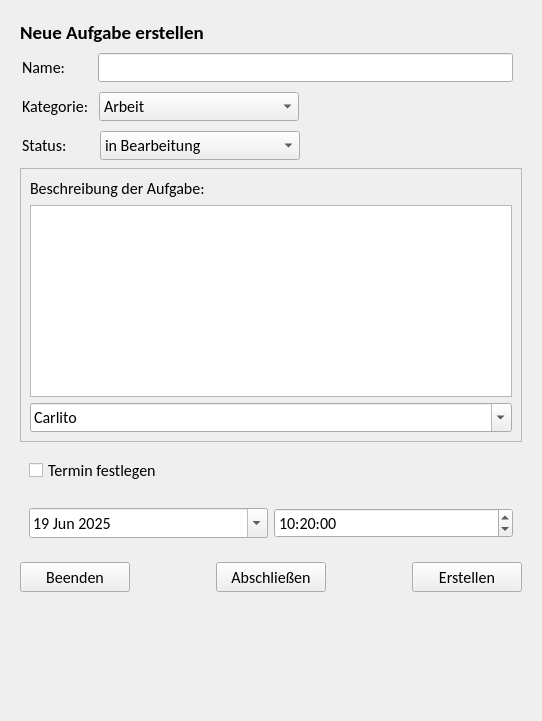
<?xml version="1.0" encoding="UTF-8"?>
<ui version="4.0">
 <class>frm_new_task</class>
 <widget class="QWidget" name="frm_new_task">
  <property name="geometry">
   <rect>
    <x>0</x>
    <y>0</y>
    <width>542</width>
    <height>721</height>
   </rect>
  </property>
  <property name="windowTitle">
   <string>Neue Aufgabe erstellen</string>
  </property>
  <layout class="QVBoxLayout" name="verticalLayout_3">
   <item>
    <widget class="QWidget" name="wg_main_new_task" native="true">
     <property name="sizePolicy">
      <sizepolicy hsizetype="Minimum" vsizetype="Preferred">
       <horstretch>0</horstretch>
       <verstretch>0</verstretch>
      </sizepolicy>
     </property>
     <property name="minimumSize">
      <size>
       <width>0</width>
       <height>0</height>
      </size>
     </property>
     <property name="maximumSize">
      <size>
       <width>550</width>
       <height>16777215</height>
      </size>
     </property>
     <layout class="QVBoxLayout" name="verticalLayout_2">
      <item>
       <widget class="QLabel" name="lb_new_task">
        <property name="font">
         <font>
          <family>Calibri</family>
          <pointsize>14</pointsize>
          <bold>true</bold>
         </font>
        </property>
        <property name="text">
         <string>Neue Aufgabe erstellen</string>
        </property>
        <property name="alignment">
         <set>Qt::AlignmentFlag::AlignLeading|Qt::AlignmentFlag::AlignLeft|Qt::AlignmentFlag::AlignVCenter</set>
        </property>
       </widget>
      </item>
      <item>
       <widget class="QWidget" name="wg_title" native="true">
        <property name="font">
         <font>
          <family>Calibri</family>
          <pointsize>12</pointsize>
         </font>
        </property>
        <layout class="QFormLayout" name="formLayout">
         <property name="horizontalSpacing">
          <number>33</number>
         </property>
         <property name="verticalSpacing">
          <number>2</number>
         </property>
         <property name="leftMargin">
          <number>2</number>
         </property>
         <property name="topMargin">
          <number>2</number>
         </property>
         <property name="bottomMargin">
          <number>2</number>
         </property>
         <item row="0" column="0">
          <widget class="QLabel" name="lb_title">
           <property name="text">
            <string>Name:</string>
           </property>
          </widget>
         </item>
         <item row="0" column="1">
          <widget class="QLineEdit" name="le_title"/>
         </item>
        </layout>
       </widget>
      </item>
      <item>
       <widget class="QWidget" name="wg_category" native="true">
        <property name="font">
         <font>
          <family>Calibri</family>
          <pointsize>12</pointsize>
         </font>
        </property>
        <layout class="QHBoxLayout" name="horizontalLayout">
         <property name="spacing">
          <number>10</number>
         </property>
         <property name="leftMargin">
          <number>2</number>
         </property>
         <property name="topMargin">
          <number>2</number>
         </property>
         <property name="bottomMargin">
          <number>2</number>
         </property>
         <item>
          <widget class="QLabel" name="lb_category">
           <property name="text">
            <string>Kategorie:</string>
           </property>
          </widget>
         </item>
         <item>
          <widget class="QComboBox" name="cb_category">
           <property name="minimumSize">
            <size>
             <width>200</width>
             <height>0</height>
            </size>
           </property>
           <item>
            <property name="text">
             <string>Arbeit</string>
            </property>
           </item>
           <item>
            <property name="text">
             <string>Zu Hause</string>
            </property>
           </item>
          </widget>
         </item>
         <item>
          <spacer name="horizontalSpacer_3">
           <property name="orientation">
            <enum>Qt::Orientation::Horizontal</enum>
           </property>
           <property name="sizeHint" stdset="0">
            <size>
             <width>40</width>
             <height>20</height>
            </size>
           </property>
          </spacer>
         </item>
        </layout>
       </widget>
      </item>
      <item>
       <widget class="QWidget" name="wg_status" native="true">
        <property name="font">
         <font>
          <family>Calibri</family>
          <pointsize>12</pointsize>
         </font>
        </property>
        <layout class="QHBoxLayout" name="horizontalLayout_3">
         <property name="spacing">
          <number>33</number>
         </property>
         <property name="leftMargin">
          <number>2</number>
         </property>
         <property name="topMargin">
          <number>2</number>
         </property>
         <property name="bottomMargin">
          <number>2</number>
         </property>
         <item>
          <widget class="QLabel" name="lb_status">
           <property name="text">
            <string>Status:</string>
           </property>
          </widget>
         </item>
         <item>
          <widget class="QComboBox" name="cb_status">
           <property name="minimumSize">
            <size>
             <width>200</width>
             <height>0</height>
            </size>
           </property>
           <item>
            <property name="text">
             <string>in Bearbeitung</string>
            </property>
           </item>
           <item>
            <property name="text">
             <string>noch nicht angefangen</string>
            </property>
           </item>
           <item>
            <property name="text">
             <string>Erledigt</string>
            </property>
           </item>
          </widget>
         </item>
         <item>
          <spacer name="horizontalSpacer_4">
           <property name="orientation">
            <enum>Qt::Orientation::Horizontal</enum>
           </property>
           <property name="sizeHint" stdset="0">
            <size>
             <width>40</width>
             <height>20</height>
            </size>
           </property>
          </spacer>
         </item>
        </layout>
       </widget>
      </item>
      <item>
       <widget class="QFrame" name="fr_description">
        <property name="font">
         <font>
          <family>Calibri</family>
          <pointsize>12</pointsize>
         </font>
        </property>
        <property name="frameShape">
         <enum>QFrame::Shape::StyledPanel</enum>
        </property>
        <property name="frameShadow">
         <enum>QFrame::Shadow::Raised</enum>
        </property>
        <layout class="QVBoxLayout" name="verticalLayout">
         <item>
          <widget class="QLabel" name="lb_description">
           <property name="text">
            <string>Beschreibung der Aufgabe:</string>
           </property>
          </widget>
         </item>
         <item>
          <widget class="QTextEdit" name="te_description">
           <property name="readOnly">
            <bool>false</bool>
           </property>
          </widget>
         </item>
         <item>
          <widget class="QFontComboBox" name="fcb_description"/>
         </item>
        </layout>
       </widget>
      </item>
      <item>
       <widget class="QWidget" name="wg_time" native="true">
        <property name="font">
         <font>
          <family>Calibri</family>
          <pointsize>12</pointsize>
         </font>
        </property>
        <layout class="QHBoxLayout" name="horizontalLayout_5">
         <item>
          <widget class="QCheckBox" name="cbx_show_timeedit">
           <property name="text">
            <string>Termin festlegen</string>
           </property>
           <property name="checked">
            <bool>false</bool>
           </property>
          </widget>
         </item>
        </layout>
       </widget>
      </item>
      <item>
       <widget class="QWidget" name="wg_time_expand" native="true">
        <property name="font">
         <font>
          <family>Calibri</family>
          <pointsize>12</pointsize>
         </font>
        </property>
        <layout class="QHBoxLayout" name="horizontalLayout_4">
         <item>
          <widget class="QDateEdit" name="ded_description">
           <property name="readOnly">
            <bool>false</bool>
           </property>
           <property name="calendarPopup">
            <bool>true</bool>
           </property>
           <property name="date">
            <date>
             <year>2025</year>
             <month>6</month>
             <day>19</day>
            </date>
           </property>
          </widget>
         </item>
         <item>
          <widget class="QTimeEdit" name="ted_description">
           <property name="readOnly">
            <bool>false</bool>
           </property>
           <property name="calendarPopup">
            <bool>true</bool>
           </property>
           <property name="currentSectionIndex">
            <number>0</number>
           </property>
           <property name="time">
            <time>
             <hour>10</hour>
             <minute>20</minute>
             <second>0</second>
            </time>
           </property>
          </widget>
         </item>
        </layout>
       </widget>
      </item>
      <item>
       <widget class="QWidget" name="wg_new_task_buttons" native="true">
        <property name="font">
         <font>
          <family>Calibri</family>
          <pointsize>12</pointsize>
         </font>
        </property>
        <layout class="QHBoxLayout" name="horizontalLayout_2">
         <property name="leftMargin">
          <number>0</number>
         </property>
         <property name="rightMargin">
          <number>0</number>
         </property>
         <item>
          <widget class="QPushButton" name="pb_close">
           <property name="minimumSize">
            <size>
             <width>110</width>
             <height>30</height>
            </size>
           </property>
           <property name="maximumSize">
            <size>
             <width>140</width>
             <height>40</height>
            </size>
           </property>
           <property name="text">
            <string>Beenden</string>
           </property>
          </widget>
         </item>
         <item>
          <spacer name="horizontalSpacer">
           <property name="orientation">
            <enum>Qt::Orientation::Horizontal</enum>
           </property>
           <property name="sizeHint" stdset="0">
            <size>
             <width>40</width>
             <height>20</height>
            </size>
           </property>
          </spacer>
         </item>
         <item>
          <widget class="QPushButton" name="pb_finish_task">
           <property name="minimumSize">
            <size>
             <width>110</width>
             <height>30</height>
            </size>
           </property>
           <property name="maximumSize">
            <size>
             <width>140</width>
             <height>40</height>
            </size>
           </property>
           <property name="text">
            <string>Abschließen</string>
           </property>
          </widget>
         </item>
         <item>
          <spacer name="horizontalSpacer_2">
           <property name="orientation">
            <enum>Qt::Orientation::Horizontal</enum>
           </property>
           <property name="sizeHint" stdset="0">
            <size>
             <width>40</width>
             <height>20</height>
            </size>
           </property>
          </spacer>
         </item>
         <item>
          <widget class="QPushButton" name="pb_create_task">
           <property name="minimumSize">
            <size>
             <width>110</width>
             <height>30</height>
            </size>
           </property>
           <property name="maximumSize">
            <size>
             <width>140</width>
             <height>40</height>
            </size>
           </property>
           <property name="text">
            <string>Erstellen</string>
           </property>
          </widget>
         </item>
        </layout>
       </widget>
      </item>
      <item>
       <spacer name="verticalSpacer">
        <property name="orientation">
         <enum>Qt::Orientation::Vertical</enum>
        </property>
        <property name="sizeHint" stdset="0">
         <size>
          <width>20</width>
          <height>40</height>
         </size>
        </property>
       </spacer>
      </item>
     </layout>
    </widget>
   </item>
  </layout>
 </widget>
 <resources/>
 <connections>
  <connection>
   <sender>pb_close</sender>
   <signal>clicked()</signal>
   <receiver>frm_new_task</receiver>
   <slot>close()</slot>
   <hints>
    <hint type="sourcelabel">
     <x>72</x>
     <y>686</y>
    </hint>
    <hint type="destinationlabel">
     <x>270</x>
     <y>364</y>
    </hint>
   </hints>
  </connection>
  <connection>
   <sender>cbx_show_timeedit</sender>
   <signal>clicked(bool)</signal>
   <receiver>wg_time_expand</receiver>
   <slot>setVisible(bool)</slot>
   <hints>
    <hint type="sourcelabel">
     <x>270</x>
     <y>581</y>
    </hint>
    <hint type="destinationlabel">
     <x>270</x>
     <y>632</y>
    </hint>
   </hints>
  </connection>
  <connection>
   <sender>fcb_description</sender>
   <signal>currentFontChanged(QFont)</signal>
   <receiver>te_description</receiver>
   <slot>setCurrentFont(QFont)</slot>
   <hints>
    <hint type="sourcelabel">
     <x>270</x>
     <y>405</y>
    </hint>
    <hint type="destinationlabel">
     <x>270</x>
     <y>289</y>
    </hint>
   </hints>
  </connection>
 </connections>
</ui>
